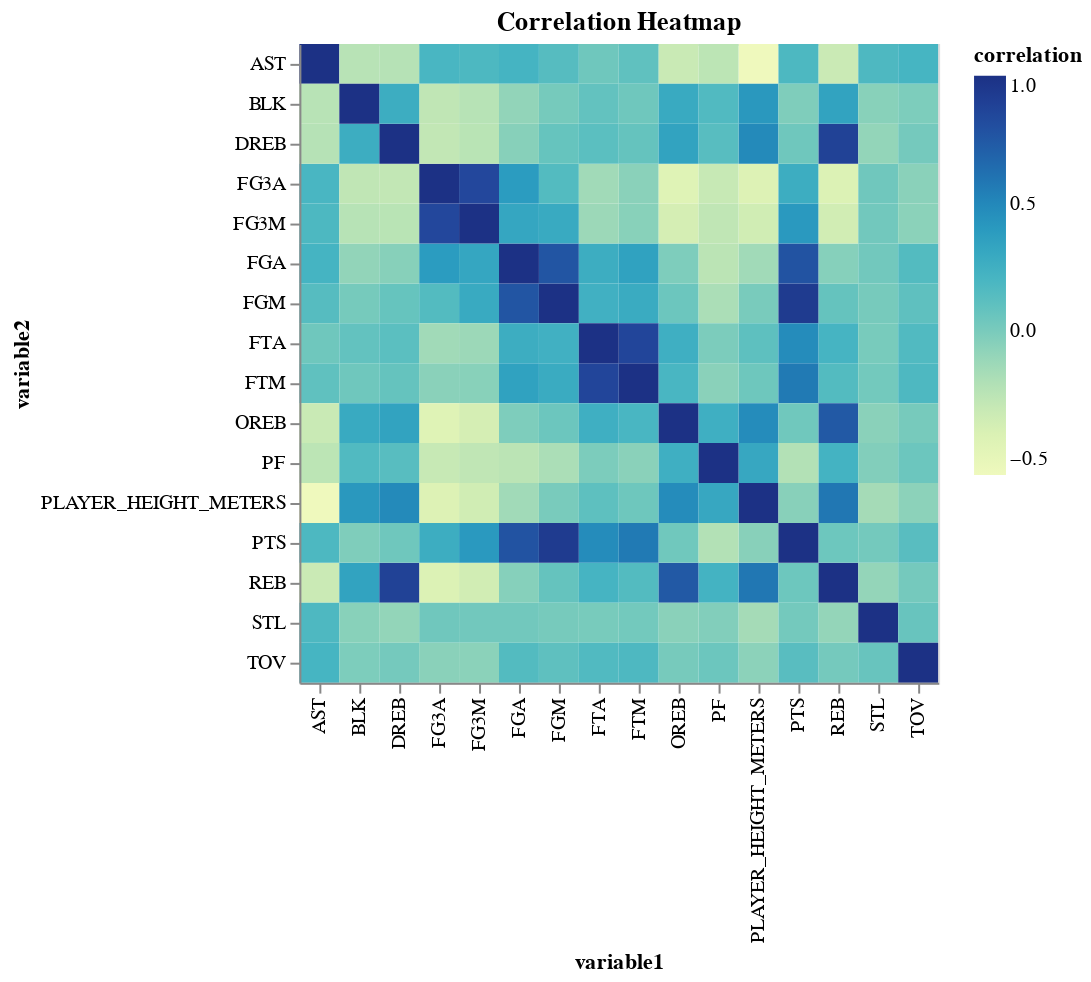

Notebook code cell kept with this figure:
### Code cell
import altair as alt
import pandas as pd

# Select the columns you want to check for correlation
selected_columns = ['PLAYER_HEIGHT_METERS', 'FGM', 'FGA', 'FG3M', 'FG3A', 'FTM', 'FTA', 
                    'OREB', 'DREB', 'REB', 'AST', 'STL', 'BLK', 'TOV', 'PF', 'PTS']

# Create a correlation matrix
correlation_matrix = df_100pos[selected_columns].corr()

# Convert correlation matrix to tidy format
correlation_tidy = correlation_matrix.stack().reset_index()
correlation_tidy.columns = ['variable1', 'variable2', 'correlation']

# Create heatmap
heatmap = alt.Chart(correlation_tidy).mark_rect().encode(
    x='variable1:O',
    y='variable2:O',
    color='correlation:Q'
).properties(
    title='Correlation Heatmap'
)

# Display heatmap
heatmap

### Figure 1 — Vega-Lite specification as saved in the notebook (floating-point values rounded to 4 significant figures; data arrays with more than 128 entries replaced by an {"elided": "..."} marker saying what was removed)
{"config": {"view": {"continuousWidth": 300, "continuousHeight": 300}}, "data": {"name": "data-9c256557d0b22e074d1c3b92c63fde59"}, "mark": {"type": "rect"}, "encoding": {"color": {"field": "correlation", "type": "quantitative"}, "x": {"field": "variable1", "type": "ordinal"}, "y": {"field": "variable2", "type": "ordinal"}}, "title": "Correlation Heatmap", "$schema": "https://vega.github.io/schema/vega-lite/v5.8.0.json", "datasets": {"data-9c256557d0b22e074d1c3b92c63fde59": {"elided": "256 records"}}}
